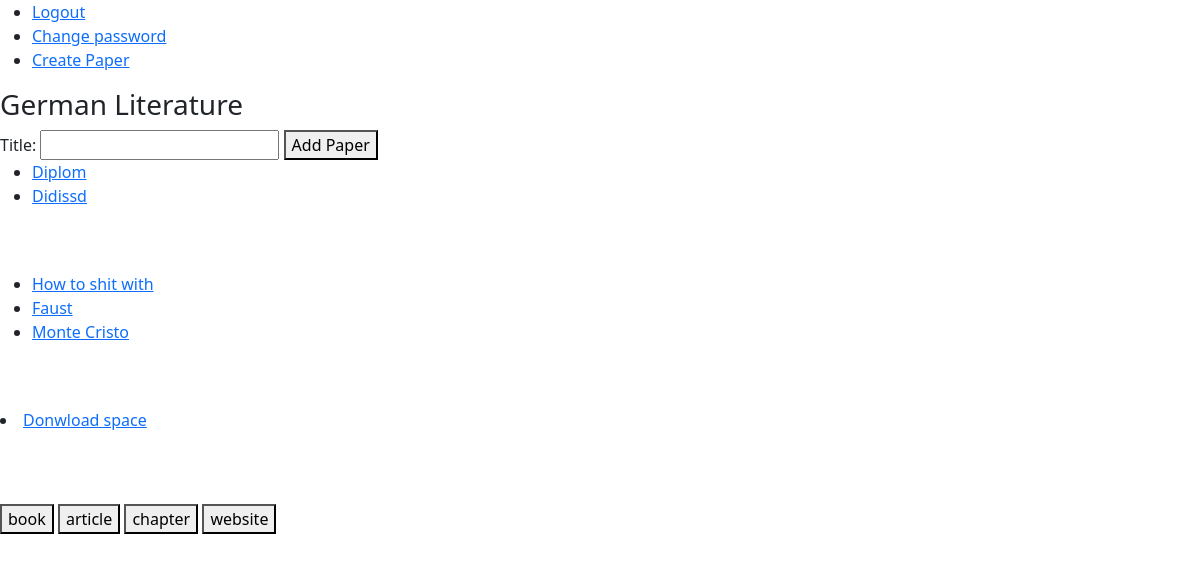
The page /work_space/1 (signed in) on the database as committed earlier.
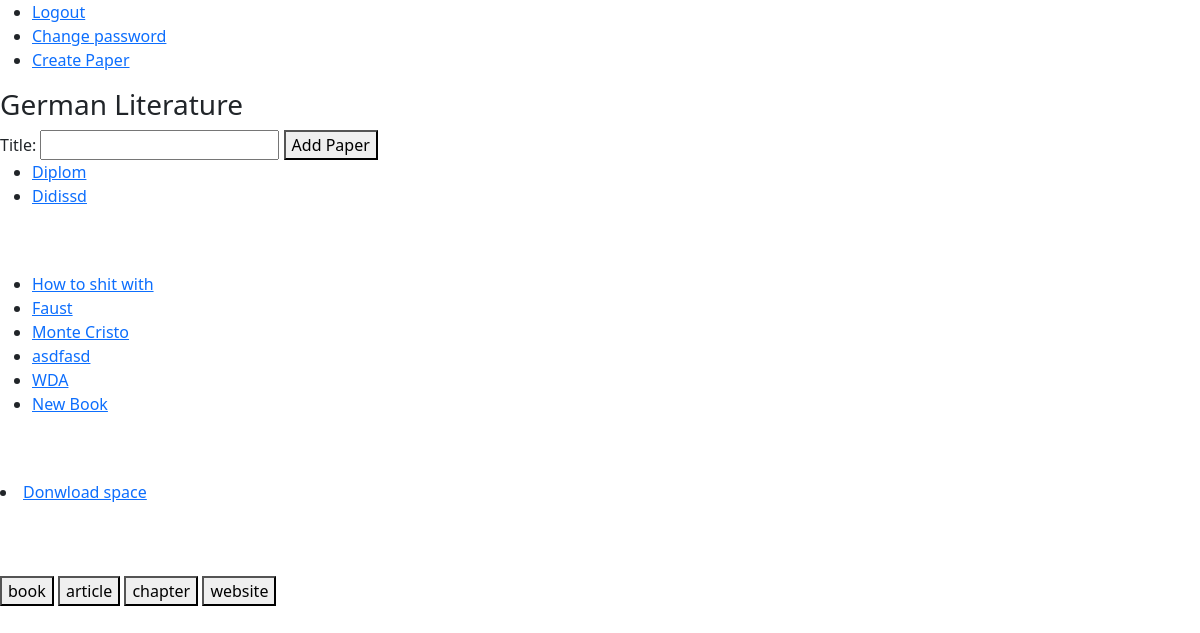
The same page on the database as committed later.
### paper_work/models.py (models this page shows, shortened)
class Paper(models.Model):
    work_space = models.ForeignKey(WorkSpace, on_delete=models.CASCADE, related_name="papers")
    user = models.ForeignKey(User, on_delete=models.CASCADE)
    title = models.CharField(max_length=50, unique=True)
    is_archived = models.BooleanField(default=False)
    is_finished = models.BooleanField(default=False)
    is_published = models.BooleanField(default=False)
    def __str__(self):
        return self.title

### bookshelf/models.py (models this page shows, shortened)
class Source(models.Model):
    work_space = models.ForeignKey(WorkSpace, on_delete=models.CASCADE, related_name="sources")
    user = models.ForeignKey(User, on_delete=models.CASCADE, related_name="sources")
    title = models.CharField(max_length=100)
    author = models.CharField(max_length=70, blank=True)
    year = models.CharField(max_length=5, blank=True)
    file = models.FileField(upload_to=saving_path, blank=True)
    link = models.CharField(max_length=40, blank=True)
    real_type = models.ForeignKey(ContentType, editable=False, on_delete=models.CASCADE)
    def __str__(self):
        return self.title

### work_space/views.py (the view)
# urls.py: path("", include("work_space.urls")),
@login_required(redirect_field_name=None)
def work_space(request, space_id):
    space = check_work_space(space_id, request.user)
    return render(request, "work_space/work_space.html", {"space": space,
                                                          "papers": space.papers.all(),
                                                          "books": space.sources.all(),
                                                          "form": NewPaperForm(),
                                                          "source_form": NewSourceForm(),
                                                          "book_form": BookForm(),
                                                          "article_form": ArticleForm(),
                                                          "chapter_form": ChapterForm(),
                                                          "website_form": WebsiteForm(),
                                                          })

### paper_work/forms.py (shortened to what this page needs)
class NewPaperForm(forms.Form):
    title = forms.CharField(max_length=50)

### utils/verification.py (called while the page is built)
def check_work_space(space_id, user):
    try:
        space = WorkSpace.objects.get(pk=space_id)
    except ObjectDoesNotExist:
        raise Http404
    else:
        if space.owner != user and user not in space.guests.all():
            raise PermissionDenied
        return space

### work_space/models.py (called while the page is built)
    def __str__(self):
        return self.title

### work_space/templates/work_space/work_space.html (shortened to what this page needs)
{% extends "layout.html" %}
{% load static %}
{% block body %}
    <h3>{{ space }}</h3>
    <form action="{% url 'paper_work:create_paper' space.pk %}" method="post">
        {{ form }}
        <button id="change_password_button" type="submit">Add Paper</button>
    </form>
    <ul>
        {% for paper in papers %}
        <li>
            <a href="{% url 'paper_work:paper_space' paper.pk %}">{{ paper }}</a>
        </li>
        {% endfor %}
    </ul><br><br>
    <ul>
        {% for book in books %}
        <li>
           <a href="{% url 'bookshelf:source_space' book.pk %}">{{ book }}</a>
        </li>
        {% endfor %}
    </ul><br><br>
    <li>
        <a href="{% url 'work_space:download_space' space.pk %}">Donwload space</a>
    </li><br><br><br>
    <button id="book_button" type="submit">book</button>
    <button id="article_button" type="submit">article</button>
    <button id="chapter_button" type="submit">chapter</button>
    <button id="website_button" type="submit">website</button>
    <br><br><br>
    <br><br><br>
    <br><br><br>
    <br><br><br>
{% endblock %}

Rows that differ between the two databases and show on the page:
added Source: title "asdfasd"
added Source: title "WDA"
added Source: title "New Book"
